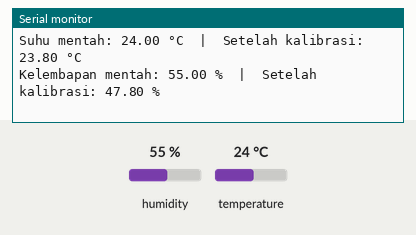
A sketch run on a simulated ESP32. Shown: the last lines printed to the serial monitor. Inputs (shaded band) come from the test bench; at power-on: humidity 55 %, temperature 24 °C.

Above: at 5.8 s.
5.9 s: humidity set to 22 %
At 10.9 s:
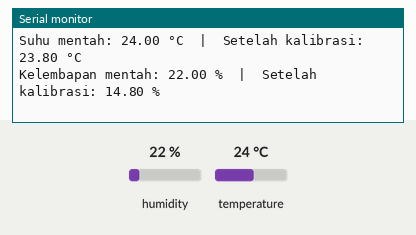
11.9 s: temperature set to 12 °C
At 16.3 s:
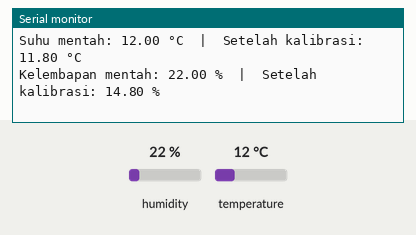
17.9 s: humidity set to 40 %
At 20.5 s:
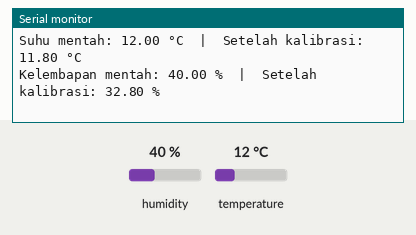
Timing chart, 0 to 22.0 s (numbered marks = the images above; inputs shaded):
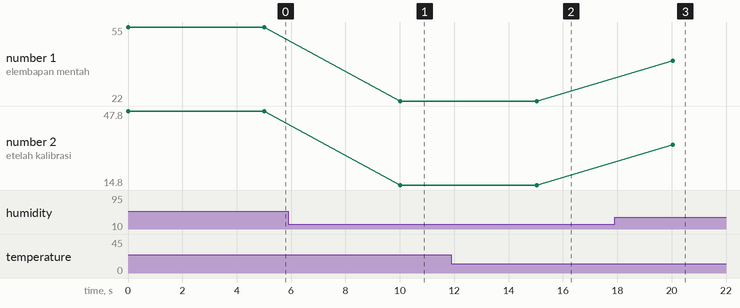

The sketch:

kalibrasidht22.ino
```cpp
#include "DHT.h"
#define DHTPIN 4       // Pin data DHT22 ke GPIO4 ESP32
#define DHTTYPE DHT22  // Jenis sensor
DHT dht(DHTPIN, DHTTYPE);
// Nilai koreksi hasil kalibrasi
const float suhu_offset = -0.20;     // °C
const float hum_offset = -7.20;     // %
void setup() {
  Serial.begin(115200);
  dht.begin();
}
void loop() {
  // Baca data sensor
  float suhu_raw = dht.readTemperature();    // Suhu tanpa koreksi
  float hum_raw = dht.readHumidity();        // Kelembapan tanpa koreksi

  // Periksa apakah pembacaan valid
  if (isnan(suhu_raw) || isnan(hum_raw)) {
    Serial.println("Gagal membaca dari DHT22!");
    delay(2000);
    return;
  }

  // Terapkan koreksi hasil kalibrasi
  float suhu_kalibrasi = suhu_raw + suhu_offset;
  float hum_kalibrasi = hum_raw + hum_offset;

  // Pastikan kelembapan tidak keluar dari 0–100%
  if (hum_kalibrasi < 0) hum_kalibrasi = 0;
  if (hum_kalibrasi > 100) hum_kalibrasi = 100;

  // Tampilkan hasil
  Serial.print("Suhu mentah: ");
  Serial.print(suhu_raw);
  Serial.print(" °C  |  Setelah kalibrasi: ");
  Serial.print(suhu_kalibrasi);
  Serial.println(" °C");

  Serial.print("Kelembapan mentah: ");
  Serial.print(hum_raw);
  Serial.print(" %  |  Setelah kalibrasi: ");
  Serial.print(hum_kalibrasi);
  Serial.println(" %");
  delay(5000); // Baca setiap 5 menit
}
```

Measured:
- after the input at 5.9 s, the serial monitor: prints a new line after 4.1 s (image 1)
- after the input at 11.9 s, the serial monitor: prints a new line after 3.1 s (image 2)
- after the input at 17.9 s, the serial monitor: prints a new line after 2.1 s (image 3)
- plotted number 1: 55 → 22 after the input at 5.9 s, 22 → 40 after the input at 17.9 s
- plotted number 2: 47.8 → 14.8 after the input at 5.9 s, 14.8 → 32.8 after the input at 17.9 s
